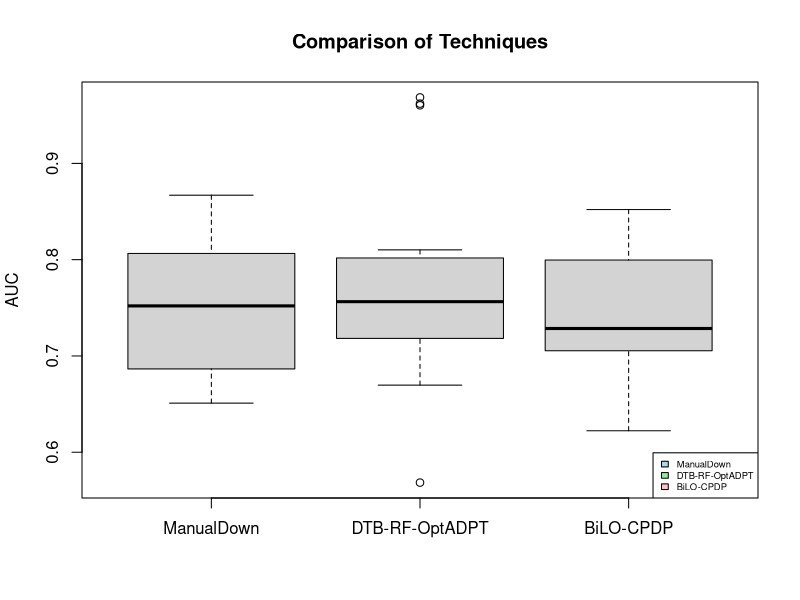

R code for this plot:
# 读取CSV文件
data <- read.csv("1and2-(ASE20Li-ICSE20Li)AUC.csv", header = TRUE)

# 检查数据框的前几行，确保数据正确导入
head(data)

# 替换列名中的点为下划线
colnames(data) <- gsub("\\.", "_", colnames(data))

# 使用原始数据绘制箱型图
boxplot(data$manualDown, data$DTB_RF_OptADPT, data$BiLO_CPDP,
        names=c("ManualDown", "DTB-RF-OptADPT", "BiLO-CPDP"),
        main="Comparison of Techniques" , ylab="AUC")

# 添加图例说明，并调整位置以避免遮挡图像
legend( legend=c("ManualDown", "DTB-RF-OptADPT", "BiLO-CPDP"), 
       fill=c("lightblue", "lightgreen", "pink"),
       "bottomright",cex=0.565) # cex调整图例大小